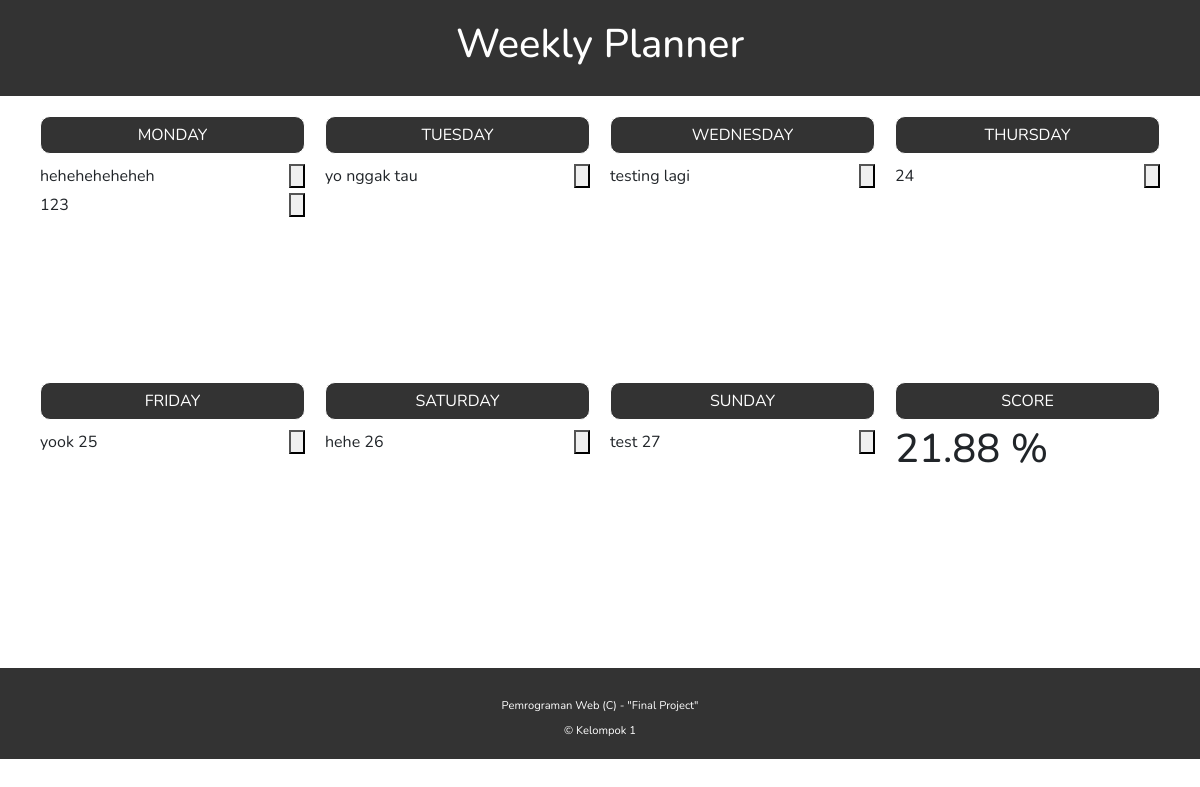
Before: /task/ with the older database file.
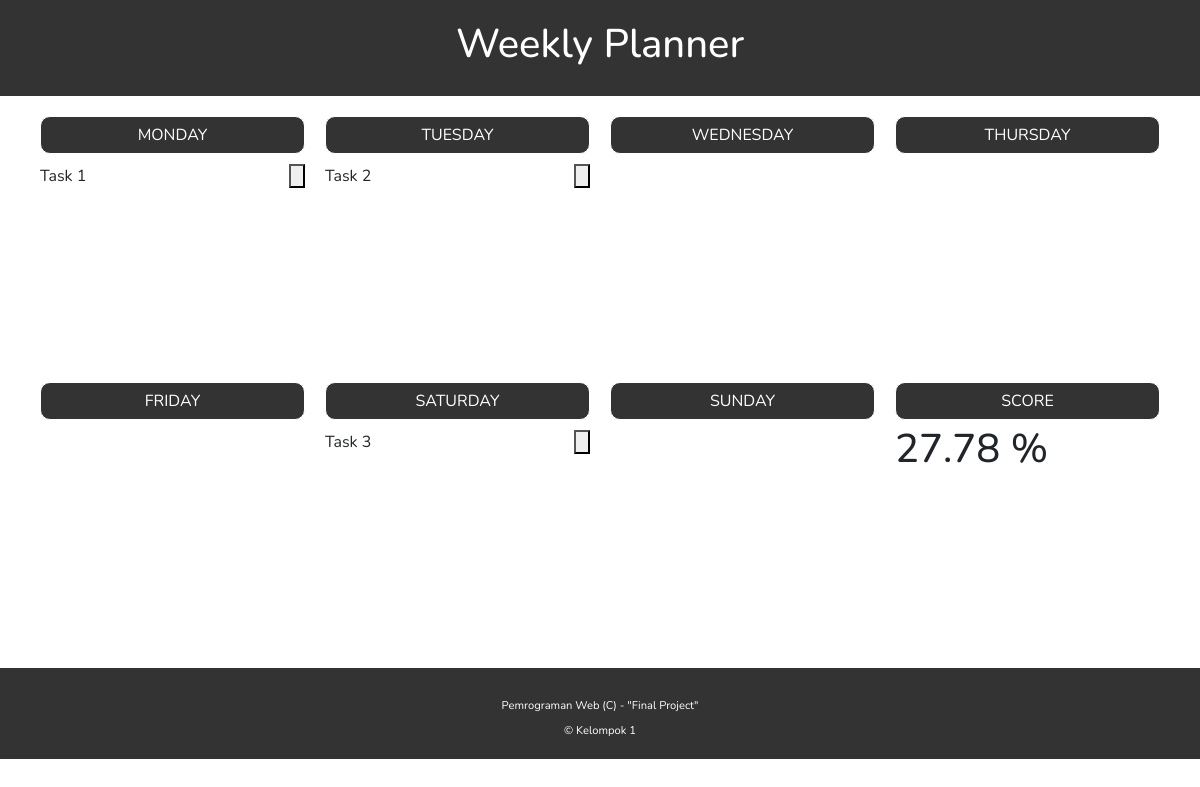
After: the same page with the newer database file.
### task/models.py (models this page shows)
class Task(models.Model):
    date = models.DateField()
    title = models.CharField(max_length=255)
    initial = models.IntegerField(default=0)
    target = models.IntegerField(default=1)
    weight = models.IntegerField(default=1)

### task/views.py (the view)
# urls.py: path('', ListViewWeeklyTask.as_view(), name='list'),
class ListViewWeeklyTask(View):
    def get(self, request):
        allTask = Task.objects.all()
        date = [[],[],[],[],[],[],[]]
        cumulative_progress = 0
        max_weight = 1
        for i in allTask:
            max_weight = max(max_weight, i.weight)
        for i in allTask:
            cumulative_progress += int(i.initial)/int(i.target) * (i.weight/max_weight)
            date[i.date.weekday()].append(i)
        cumulative_progress /= max(1,allTask.count())
        context = {
            'score': round(cumulative_progress * 100, 2),
            'monday': date[0],
            'tuesday': date[1],
            'wednesday': date[2],
            'thursday': date[3],
            'friday': date[4],
            'saturday': date[5],
            'sunday': date[6]
        }
        return render(request, 'test.html', context)

### templates/test.html (shortened to what this page needs)
{% extends 'BASE.html' %}
{% block content %}
<div class="container">
    <div class="container-in">
        <div class="d-container">
            <div class="judul">
                <button type="button" class="btn d-title" data-bs-toggle="modal" data-bs-target="#addModal">
                    MONDAY
                </button>
            </div>
            <div class="isian overflow-auto">
                {% for i in monday %}
                <div class="d-content">
                    <div class="d-content-text btn-detail" data-id={{i.id}}>{{i.title}}</div>
                    <button type="button" class="gg-remove d-content-delete btn-delete" data-id={{i.id}} data-bs-toggle="modal"
                        data-bs-target="#deleteModal"></button>
                </div>
                {% endfor %}
            </div>
        </div>
        <div class="d-container">
            <div class="judul">
                <button type="button" class="btn d-title" data-bs-toggle="modal" data-bs-target="#addModal">
                    TUESDAY
                </button>
            </div>
            <div class="isian overflow-auto">
            {% for i in tuesday %}
                <div class="d-content">
                    <div class="d-content-text btn-detail" data-id={{i.id}}>{{i.title}}</div>
                    <button type="button" class="gg-remove d-content-delete btn-delete" data-id={{i.id}} data-bs-toggle="modal"
                        data-bs-target="#deleteModal"></button>
                </div>
            {% endfor %}
            </div>
        </div>
        <div class="d-container">
            <div class="judul">
                <button type="button" class="btn d-title" data-bs-toggle="modal" data-bs-target="#addModal">
                    WEDNESDAY
                </button>
            </div>
            <div class="isian overflow-auto">
                {% for i in wednesday %}
                <div class="d-content">
                    <div class="d-content-text btn-detail" data-id={{i.id}}>{{i.title}}</div>
                    <button type="button" class="gg-remove d-content-delete btn-delete" data-id={{i.id}} data-bs-toggle="modal"
                        data-bs-target="#deleteModal"></button>
                </div>
                {% endfor %}
            </div>
        </div>
        <div class="d-container">
            <div class="judul">
                <button type="button" class="btn d-title" data-bs-toggle="modal" data-bs-target="#addModal">
                    THURSDAY
                </button>
            </div>
            <div class="isian overflow-auto">
                {% for i in thursday %}
                <div class="d-content">
                    <div class="d-content-text btn-detail" data-id={{i.id}}>{{i.title}}</div>
                    <button type="button" class="gg-remove d-content-delete btn-delete" data-id={{i.id}} data-bs-toggle="modal"
                        data-bs-target="#deleteModal"></button>
                </div>
                {% endfor %}
            </div>
        </div>
    </div>
    <div class="container-in">
        <div class="d-container">
            <div class="judul">
                <button type="button" class="btn d-title" data-bs-toggle="modal" data-bs-target="#addModal">
                    FRIDAY
                </button>
            </div>
            <div class="isian overflow-auto">
                {% for i in friday %}
                <div class="d-content">
                    <div class="d-content-text btn-detail" data-id={{i.id}}>{{i.title}}</div>
                    <button type="button" class="gg-remove d-content-delete btn-delete" data-id={{i.id}} data-bs-toggle="modal"
                        data-bs-target="#deleteModal"></button>
                </div>
                {% endfor %}
            </div>
        </div>
        <div class="d-container">
            <div class="judul">
                <button type="button" class="btn d-title" data-bs-toggle="modal" data-bs-target="#addModal">
                    SATURDAY
                </button>
            </div>
            <div class="isian overflow-auto">
                {% for i in saturday %}
                <div class="d-content">
                    <div class="d-content-text btn-detail" data-id={{i.id}}>{{i.title}}</div>
                    <button type="button" class="gg-remove d-content-delete btn-delete" data-id={{i.id}} data-bs-toggle="modal"
                        data-bs-target="#deleteModal"></button>
                </div>
                {% endfor %}
            </div>
        </div>
        <div class="d-container">
            <div class="judul">
                <button type="button" class="btn d-title" data-bs-toggle="modal" data-bs-target="#addModal">
                    SUNDAY
                </button>
            </div>
            <div class="isian overflow-auto">
                {% for i in sunday %}
                <div class="d-content">
                    <div class="d-content-text btn-detail" data-id={{i.id}}>{{i.title}}</div>
                    <button type="button" class="gg-remove d-content-delete btn-delete" data-id={{i.id}} data-bs-toggle="modal"
                        data-bs-target="#deleteModal"></button>
                </div>
                {% endfor %}
            </div>
        </div>
        <div class="d-container">
            <div class="judul">
                <button type="button" class="btn d-title" data-bs-toggle="modal" data-bs-target="#addModal">
                    SCORE
                </button>
            </div>
            <div class="isian overflow-auto">
                <div class="align-middle">
                    <h1>{{score}} %</h1>
                </div>
            </div>
        </div>
    </div>
</div>
{% endblock %}

### templates/BASE.html (shortened to what this page needs)
<!DOCTYPE html>
<html lang="en">
<head>
    <link href="https://cdn.jsdelivr.net/npm/bootstrap@5.2.2/dist/css/bootstrap.min.css" rel="stylesheet"
>
    <link href='https://css.gg/remove.css' rel='stylesheet'>
    <link rel="stylesheet" href="https://use.fontawesome.com/releases/v5.4.1/css/all.css">
</head>
<body>
    {%  include "header.html" %}
    {% block content %}
    {% endblock %}
</body>
<footer>
    <p class="copyright">
        Pemrograman Web (C) - "Final Project"
        <br>
        © Kelompok 1
    </p>
</footer>
</html>

### templates/header.html
<div style="text-align: center;
    padding: 20px 0;
    background-color: #333333;
    color: #fff;">
    <h1>Weekly Planner</h1>
</div>

### templates/BASE.html (style rules this page uses)
body { font-family: 'Nunito', sans-serif; }
footer { position: relative; height: 91px; width: 100%; background-color: #333333; }
p.copyright { position: absolute; width: 100%; color: #fff; line-height: 25px; font-size: 0.7em; text-align: center; bottom: 0; }

### templates/test.html (style rules this page uses)
.container { margin: 20px auto; padding: 0; }
.container-in { display: flex; height: 266px; }
.isian { margin: 5px 0; height: 210px; }
.d-container { width: 25%; padding: 0 10px; }
.d-title { width: 100%; background-color: #333; text-align: center; border-style: solid; border-color: white; border-radius: 10px; color: white; }
.d-content { margin: 5px 0; display: flex; justify-content: space-between; }
.d-content-text { padding: auto 0; }

Changed rows visible on the page:
removed Task: title "heheheheheheh", shown under "Weekly Planner"
removed Task: title "123", shown under "Weekly Planner"
removed Task: title "yo nggak tau"
removed Task: title "testing lagi"
removed Task: title "24"
removed Task: title "yook 25"
removed Task: title "hehe 26"
removed Task: title "test 27"
added Task: title "Task 1", shown under "Weekly Planner"
added Task: title "Task 2"
added Task: title "Task 3"
Other visible differences:
{{ score }}: "21.88" → "27.78"
